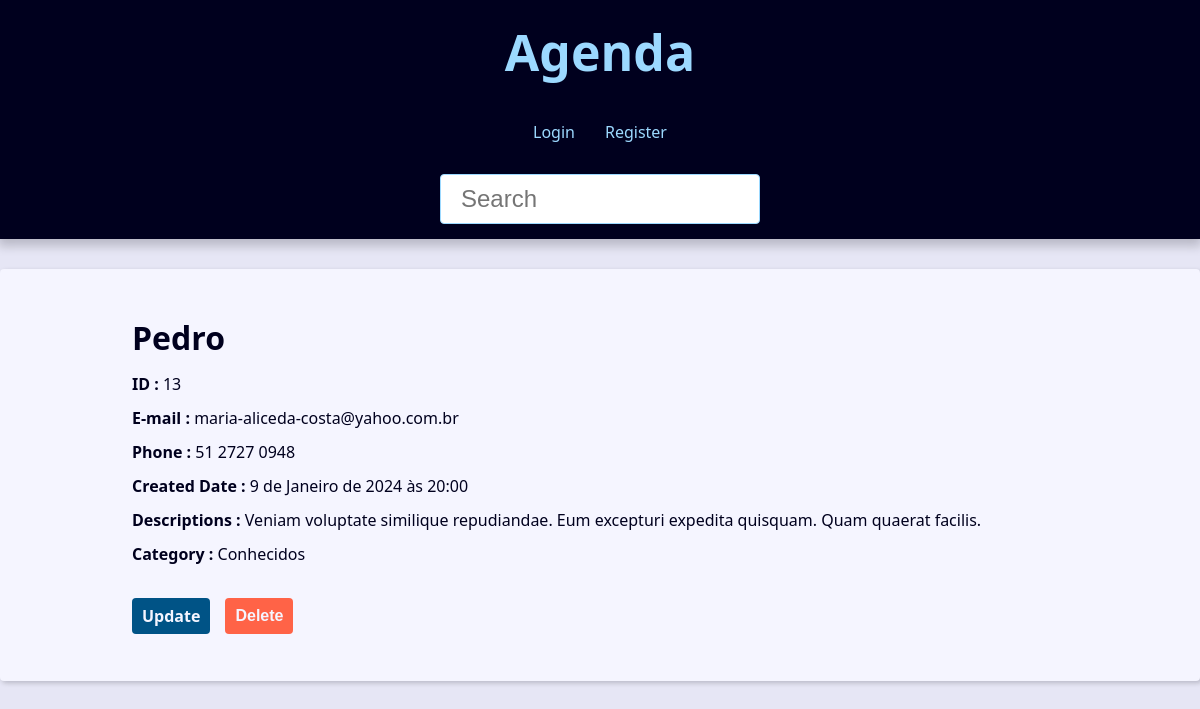
Page /contact/13/detail/ on the committed database.
### contact/models.py (models this page shows, shortened)
class Contact(models.Model):
    first_name      =   models.CharField(max_length             =   50)
    last_name       =   models.CharField(max_length             =   50)
    phone           =   models.CharField(max_length             =   50)
    email           =   models.EmailField(max_length            =   254,    blank   =   True)
    create_date     =   models.DateTimeField(default            =   timezone.now)
    description     =   models.TextField(blank                  =   True)
    show            =   models.BooleanField(default             =   True)
    picture         =   models.ImageField(blank                 =   True, upload_to='picture/%Y/%m/')
    cotegory        =   models.ForeignKey(Category, on_delete   =   models.SET_NULL, blank = True, null = True)
    owner           =   models.ForeignKey(User , on_delete      =   models.SET_NULL, blank = True, null = True)

class Category(models.Model):
    class MetaClass:
        verbose_name            =   'Category'
        verbose_name_plural     =   'Categories'
    name = models.CharField(max_length = 50)

### contact/views/contact_views.py (the view)
# urls.py: path('contact/<int:id>/detail/', views.ContactView.as_view(), name='contact'),
class ContactView(View):
    template_name = 'contact/contact.html'
    def get(self, request, id):
        try:
            contacts = get_object_or_404(Contact, pk=id)
        except Contact.DoesNotExist:
            pass
        contact_name    =   f'{contacts.first_name} {contacts.last_name} -'
        context         =   {
            'contact'       :   contacts,
            'site_title'    :   contact_name
        }
        return render(request, self.template_name, context)

### contact/templates/contact/contact.html (shortened to what this page needs)
{% extends "global/base.html" %}
{% block content %}
<div class="single-contact">
    <h1 class="single-contact-name">
        {{contact.first_name}}
    </h1>
    <p>
        <b>ID :</b>  {{contact.id}}
    </p>
    <p>
        <b>E-mail :</b>  {{contact.email}}
    </p>
    <p>
        <b>Phone :</b>  {{contact.phone}}
    </p>
    <p>
        <b>Created Date :</b>  {{contact.create_date}}
    </p>
    <p>
        <b>Descriptions :</b>  {{contact.description}}
    </p>
    <p>
        <b>Category :</b>  {{contact.cotegory.name}}
    </p>
    <div class="contact-links">
        <a class="btn btn-link" href="{% url 'contact:update' contact.id %}">Update</a>
        <form action="{% url 'contact:delete' contact.id %}" method="POST" style="display: inline;">
            <button class="btn btn-link btn-delete" type="submit">Delete</button>
        </form>
    </div>
    </div>
{% endblock content %}

### base_static/global/css/style.css (style rules this page uses)
:root { --spacing: 1.5rem; --link-dark-color: rgb(0, 83, 134); --link-light-color: rgb(156, 217, 255); --clr-white: rgb(245, 245, 255); --clr-black: rgb(0, 0, 30); --clr-light-gray: rgb(230, 230, 245); --clr-dark-shadow-5: rgba(0, 0, 10, 5%); --clr-dark-shadow-10: rgba(0, 0, 10, 10%); --clr-dark-shadow-20: rgba(0, 0, 10, 20%); --clr-light-shadow-5: rgba(200, 200, 255, 5%); --clr-light-shadow-10: rgba(200, 200, 255, 10%); --clr-light-shadow-20: rgba(200, 200, 255, 20%); --main-page-width: 120rem; --table-min-width: 60rem; --biggest-font-size: 5rem; --bigger-font-size: 4rem; --big-font-size: 3.2rem; --medium-font-size: 2.4rem; --small-font-size: 1.6rem; --smaller-font-size: 1.4rem; --smallest-font-size: 1.2rem; --transition-fast: 300ms; --transition-medium: 600ms; --transition-slow: 1s; --default-border-radius: 4px; }
*, *::before, *::after { margin: 0; padding: 0; box-sizing: border-box; }
html { font-size: 62.5%; }
body { font-family: system-ui, -apple-system, BlinkMacSystemFont, 'Segoe UI', Roboto, Oxygen, Ubuntu, Cantarell, 'Open Sans', 'Helvetica Neue', sans-serif; line-height: 1.5; font-size: var(--small-font-size); color: var(--clr-black); -webkit-font-smoothing: antialiased; background: var(--clr-light-gray); }
@media (min-width: 600px) { .single-contact { max-width: 80%; margin: calc(var(--spacing) * 2) auto; } }
.single-contact h1 { margin: 1rem 0; }
.single-contact p { margin: 1rem 0; }
.btn { background-color: var(--link-dark-color); color: var(--clr-white); font-weight: bold; border: none; padding: 1rem 2rem; border-radius: var(--default-border-radius); cursor: pointer; transition: filter var(--transition-fast) ease-in-out; }
.contact-links { margin-block: calc(var(--small-font-size) * 2); display: flex; align-items: center; gap: 0 var(--spacing); }
.btn-link { font-size: var(--small-font-size); text-decoration: none; font-weight: bold; padding: 1rem; display: block; line-height: var(--small-font-size); }
.btn-delete { background: tomato; }

### rows in the picture
Contact: first_name "Pedro", id "13", email "maria-aliceda-costa@yahoo.com.br", phone "51 2727 0948", create_date "9 de Janeiro de 2024 às 20:00", description "Veniam voluptate similique repudiandae. Eum excepturi expedita quisquam. Quam quaerat facilis.", cotegory.name "Conhecidos"
